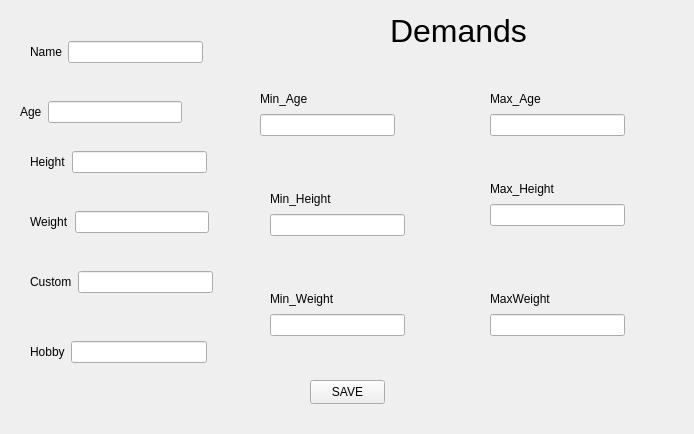
<?xml version="1.0" encoding="UTF-8"?>
<ui version="4.0">
 <class>Adding</class>
 <widget class="QWidget" name="Adding">
  <property name="geometry">
   <rect>
    <x>0</x>
    <y>0</y>
    <width>694</width>
    <height>434</height>
   </rect>
  </property>
  <property name="windowTitle">
   <string>Form</string>
  </property>
  <widget class="QLabel" name="label_13">
   <property name="geometry">
    <rect>
     <x>390</x>
     <y>10</y>
     <width>151</width>
     <height>41</height>
    </rect>
   </property>
   <property name="font">
    <font>
     <pointsize>24</pointsize>
    </font>
   </property>
   <property name="text">
    <string>Demands</string>
   </property>
  </widget>
  <widget class="QPushButton" name="save">
   <property name="geometry">
    <rect>
     <x>310</x>
     <y>380</y>
     <width>75</width>
     <height>24</height>
    </rect>
   </property>
   <property name="text">
    <string>SAVE</string>
   </property>
  </widget>
  <widget class="QWidget" name="">
   <property name="geometry">
    <rect>
     <x>30</x>
     <y>40</y>
     <width>173</width>
     <height>24</height>
    </rect>
   </property>
   <layout class="QHBoxLayout" name="horizontalLayout">
    <item>
     <widget class="QLabel" name="label">
      <property name="text">
       <string>Name</string>
      </property>
     </widget>
    </item>
    <item>
     <widget class="QLineEdit" name="line_name"/>
    </item>
   </layout>
  </widget>
  <widget class="QWidget" name="">
   <property name="geometry">
    <rect>
     <x>20</x>
     <y>100</y>
     <width>162</width>
     <height>24</height>
    </rect>
   </property>
   <layout class="QHBoxLayout" name="horizontalLayout_2">
    <item>
     <widget class="QLabel" name="label_2">
      <property name="text">
       <string>Age</string>
      </property>
     </widget>
    </item>
    <item>
     <widget class="QLineEdit" name="line_age"/>
    </item>
   </layout>
  </widget>
  <widget class="QWidget" name="">
   <property name="geometry">
    <rect>
     <x>30</x>
     <y>150</y>
     <width>177</width>
     <height>24</height>
    </rect>
   </property>
   <layout class="QHBoxLayout" name="horizontalLayout_3">
    <item>
     <widget class="QLabel" name="label_3">
      <property name="text">
       <string>Height</string>
      </property>
     </widget>
    </item>
    <item>
     <widget class="QLineEdit" name="line_height"/>
    </item>
   </layout>
  </widget>
  <widget class="QWidget" name="">
   <property name="geometry">
    <rect>
     <x>30</x>
     <y>210</y>
     <width>179</width>
     <height>24</height>
    </rect>
   </property>
   <layout class="QHBoxLayout" name="horizontalLayout_4">
    <item>
     <widget class="QLabel" name="label_4">
      <property name="text">
       <string>Weight</string>
      </property>
     </widget>
    </item>
    <item>
     <widget class="QLineEdit" name="line_weight"/>
    </item>
   </layout>
  </widget>
  <widget class="QWidget" name="">
   <property name="geometry">
    <rect>
     <x>30</x>
     <y>270</y>
     <width>183</width>
     <height>24</height>
    </rect>
   </property>
   <layout class="QHBoxLayout" name="horizontalLayout_5">
    <item>
     <widget class="QLabel" name="label_5">
      <property name="text">
       <string>Custom</string>
      </property>
     </widget>
    </item>
    <item>
     <widget class="QLineEdit" name="line_custom"/>
    </item>
   </layout>
  </widget>
  <widget class="QWidget" name="">
   <property name="geometry">
    <rect>
     <x>30</x>
     <y>340</y>
     <width>177</width>
     <height>24</height>
    </rect>
   </property>
   <layout class="QHBoxLayout" name="horizontalLayout_6">
    <item>
     <widget class="QLabel" name="label_6">
      <property name="text">
       <string>Hobby</string>
      </property>
     </widget>
    </item>
    <item>
     <widget class="QLineEdit" name="line_hobby"/>
    </item>
   </layout>
  </widget>
  <widget class="QWidget" name="">
   <property name="geometry">
    <rect>
     <x>260</x>
     <y>90</y>
     <width>135</width>
     <height>46</height>
    </rect>
   </property>
   <layout class="QVBoxLayout" name="verticalLayout">
    <item>
     <widget class="QLabel" name="label_7">
      <property name="text">
       <string>Min_Age</string>
      </property>
     </widget>
    </item>
    <item>
     <widget class="QLineEdit" name="line_min_age"/>
    </item>
   </layout>
  </widget>
  <widget class="QWidget" name="">
   <property name="geometry">
    <rect>
     <x>490</x>
     <y>90</y>
     <width>135</width>
     <height>46</height>
    </rect>
   </property>
   <layout class="QVBoxLayout" name="verticalLayout_2">
    <item>
     <widget class="QLabel" name="label_8">
      <property name="text">
       <string>Max_Age</string>
      </property>
     </widget>
    </item>
    <item>
     <widget class="QLineEdit" name="line_max_age"/>
    </item>
   </layout>
  </widget>
  <widget class="QWidget" name="">
   <property name="geometry">
    <rect>
     <x>490</x>
     <y>180</y>
     <width>135</width>
     <height>46</height>
    </rect>
   </property>
   <layout class="QVBoxLayout" name="verticalLayout_3">
    <item>
     <widget class="QLabel" name="label_10">
      <property name="text">
       <string>Max_Height</string>
      </property>
     </widget>
    </item>
    <item>
     <widget class="QLineEdit" name="line_max_height"/>
    </item>
   </layout>
  </widget>
  <widget class="QWidget" name="">
   <property name="geometry">
    <rect>
     <x>270</x>
     <y>190</y>
     <width>135</width>
     <height>46</height>
    </rect>
   </property>
   <layout class="QVBoxLayout" name="verticalLayout_4">
    <item>
     <widget class="QLabel" name="label_9">
      <property name="text">
       <string>Min_Height</string>
      </property>
     </widget>
    </item>
    <item>
     <widget class="QLineEdit" name="line_min_height"/>
    </item>
   </layout>
  </widget>
  <widget class="QWidget" name="">
   <property name="geometry">
    <rect>
     <x>270</x>
     <y>290</y>
     <width>135</width>
     <height>46</height>
    </rect>
   </property>
   <layout class="QVBoxLayout" name="verticalLayout_5">
    <item>
     <widget class="QLabel" name="label_11">
      <property name="text">
       <string>Min_Weight</string>
      </property>
     </widget>
    </item>
    <item>
     <widget class="QLineEdit" name="line_min_weight"/>
    </item>
   </layout>
  </widget>
  <widget class="QWidget" name="">
   <property name="geometry">
    <rect>
     <x>490</x>
     <y>290</y>
     <width>135</width>
     <height>46</height>
    </rect>
   </property>
   <layout class="QVBoxLayout" name="verticalLayout_6">
    <item>
     <widget class="QLabel" name="label_12">
      <property name="text">
       <string>MaxWeight</string>
      </property>
     </widget>
    </item>
    <item>
     <widget class="QLineEdit" name="line_max_weight"/>
    </item>
   </layout>
  </widget>
 </widget>
 <resources/>
 <connections/>
</ui>
